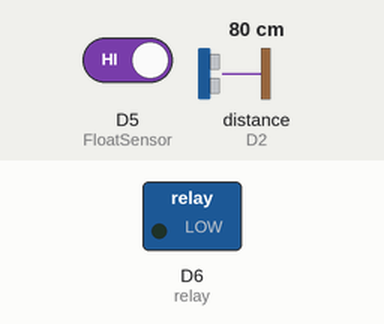
Recording of a sketch running on a simulated ESP8266 (NodeMCU). Shown: switched loads named in the sketch (green lamp = pin HIGH). Wiring (inferred from the names in the program): ultrasonic range finder: trigger D3; echo D2. The inputs (shaded band) are chosen by the test bench; at power-on: D5 (FloatSensor) HIGH, distance to the obstacle (sensor on D2) 80 cm. The echo pulse lasts 58.3 µs per cm; WiFi joins after 1.5 s; servers stay silent unless stated; uploads are accepted with an empty reply; random numbers use the default seed unless the sketch sets one; pins used as bus, display or sensor lines are not drawn; what the sketch prints to the serial monitor is not drawn.

Above: at 0.1 s.
At 7.1 s:
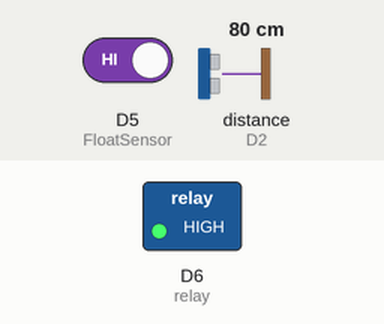
Timing chart, 0 to 8.6 s (numbered marks = the images above):
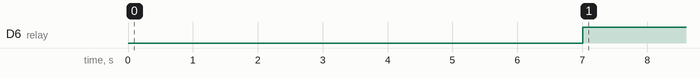

Measured:
- by itself, D6 (relay): LOW → HIGH at 7.0 s

The sketch:

ESP8266-automatic-water-level-detector.ino
```cpp
#include <ESP8266WiFi.h>
#include <ESP8266HTTPClient.h>

//thingspeak API setup
String host= "api.thingspeak.com";
String url = "/apps/thingtweet/1/statuses/update";
int httpPort = 80;

//pin setup
int TRIGGER = D3;
int ECHO   = D2;  //ultrasonic sensor pin
int dataUltrasonic;
int FloatSensor = D5; //float sensor pin
float floatSensorData;
int relay = D6; //relay pin (optional)

//wifi setup
HTTPClient http;
const char* ssid = "/*Put your wifi ssid*/";
const char* password = "/*Put your wifi password*/";

//For timer post twitter
unsigned long myTime;
unsigned long postDelay = 60000; //delay post twitter 1000 = 1s
unsigned long lastPostTime;
bool firstPost = true;

//hashtag for put hashtag in post
String hashTags[] = {"#fyp","#flood","#waterleveldetector","#TamanSeriRaia"};
const size_t n = sizeof(hashTags) / sizeof(hashTags[0]);

//wifi connect and autoconnect function
void initWiFi() {
  WiFi.mode(WIFI_STA);
  WiFi.begin(ssid, password);
  Serial.print("Connecting to WiFi ..");
  while (WiFi.status() != WL_CONNECTED) {
    Serial.print('.');
    delay(1000);
  }
  Serial.println(WiFi.localIP());
  //The ESP8266 tries to reconnect automatically when the connection is lost
  WiFi.setAutoReconnect(true);
  WiFi.persistent(true);
}
String randHashtag(){
  String tags = "";
  int k = 0;

  for(size_t i = 0; i < n-1; i++){
    size_t j = random(0, n - i);

    String t = hashTags[i];
    hashTags[i] = hashTags[j];
    hashTags[j] = t;
  }

  while(k < n){
    tags += " "+hashTags[k]+"";
    k++;
  }
  return tags;
}

//function for what to post on twitter
void postTwitter(float heightValue){
 int httpCode = 400;
 String value = String(heightValue);
 String hashTag = randHashtag ();
 http.begin(host,httpPort,url);
 String RequestBody = "api_key=S1IH3NI36YVMYHVK"; //change the API key to yours get from thingspeak API
        RequestBody += "&status=Caution! Water high is "+value+"!";

 if(firstPost){
  firstPost = false;
  Serial.println("First post sending to twitter");
  while(httpCode != 200){
   Serial.println("Fail to post. retrying");
   httpCode = http.POST(RequestBody);
   hashTag = randHashtag ();
   RequestBody += " "+hashTag+"";
   delay(30000);
  }
  lastPostTime= myTime;
 }else{
  if(myTime >= lastPostTime+postDelay){
    Serial.println("Sending to twitter");
   while(httpCode != 200){
    Serial.println("Fail to post. retrying");
    httpCode = http.POST(RequestBody);
    hashTag = randHashtag ();
    RequestBody += " "+hashTag+"";
    delay(30000);
   }
   lastPostTime= myTime;
  }
 }

  Serial.print("Last post time :");
  Serial.print(lastPostTime);
}

void setup() {
 pinMode(TRIGGER, OUTPUT);
 pinMode(ECHO, INPUT);
 pinMode(FloatSensor, INPUT_PULLUP); //Arduino Internal Resistor 10K
 pinMode(relay,OUTPUT);
 digitalWrite (relay,LOW);
 randomSeed(analogRead(A0));

  delay(1000);
  Serial.begin(74880);
  initWiFi();
  Serial.print("RSSI: ");
  Serial.println(WiFi.RSSI());
  delay(4000);
}

void ultrasonicData(){
  digitalWrite(TRIGGER, LOW);
  delayMicroseconds(2);
  digitalWrite(TRIGGER, HIGH);
  delayMicroseconds(10);
  digitalWrite(TRIGGER, LOW);
  long duration = pulseIn(ECHO, HIGH);
  dataUltrasonic = 18.5 - ((duration/2) / 33.24); //Calibration calculation for ultrasonic (if needed)

  /*This is for relay use */
  if (dataUltrasonic < 8){
    digitalWrite(relay,HIGH);
  }else{
    digitalWrite(relay,LOW);
  }
  /* delete if not needed*/
}

void loop() {
  floatSensorData = digitalRead(FloatSensor);
  if(floatSensorData == HIGH){
    Serial.println("Float sensor - ON");
    ultrasonicData();
    postTwitter(dataUltrasonic);
  }else{
    Serial.println("Float sensor - OFF");
  }
  Serial.println(floatSensorData);
  delay(2000);

  Serial.print("Time: ");
  myTime = millis();

  Serial.println(myTime); // prints time since program started
  delay(1000);            // wait a second so as not to send massive amounts of data
}
```
